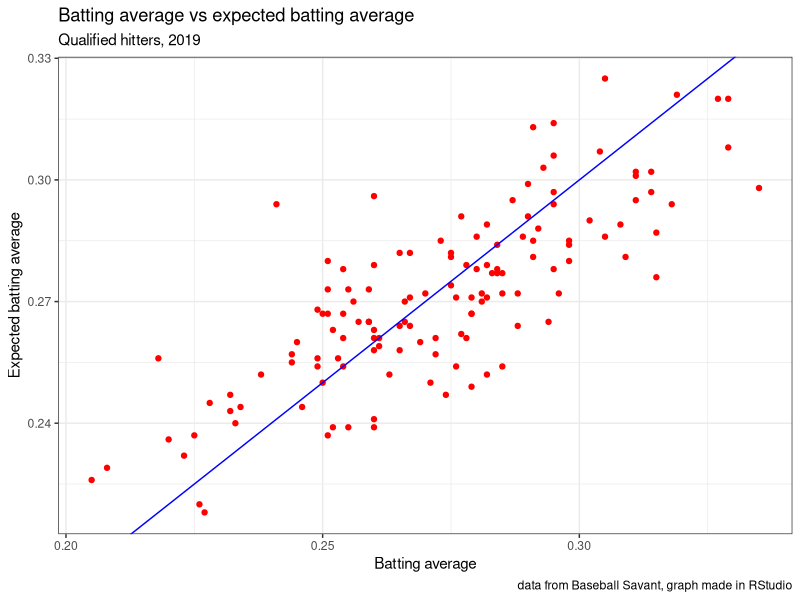
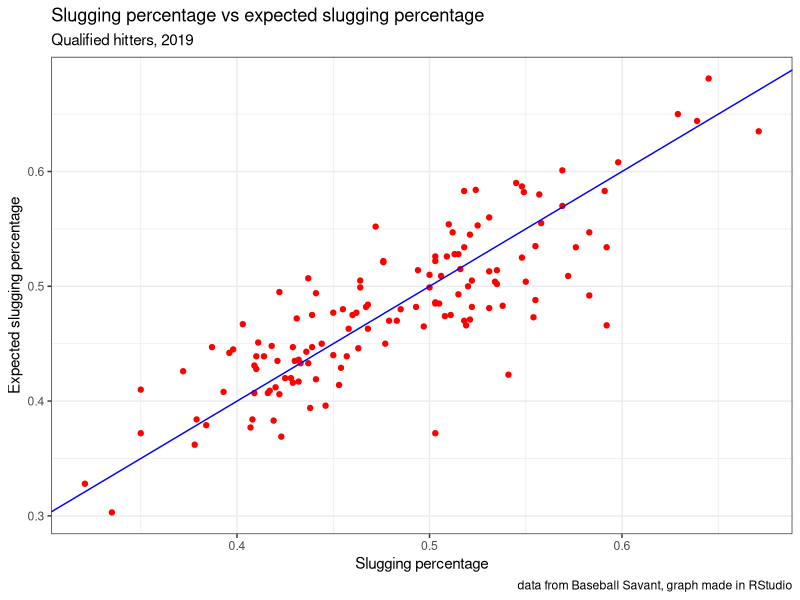
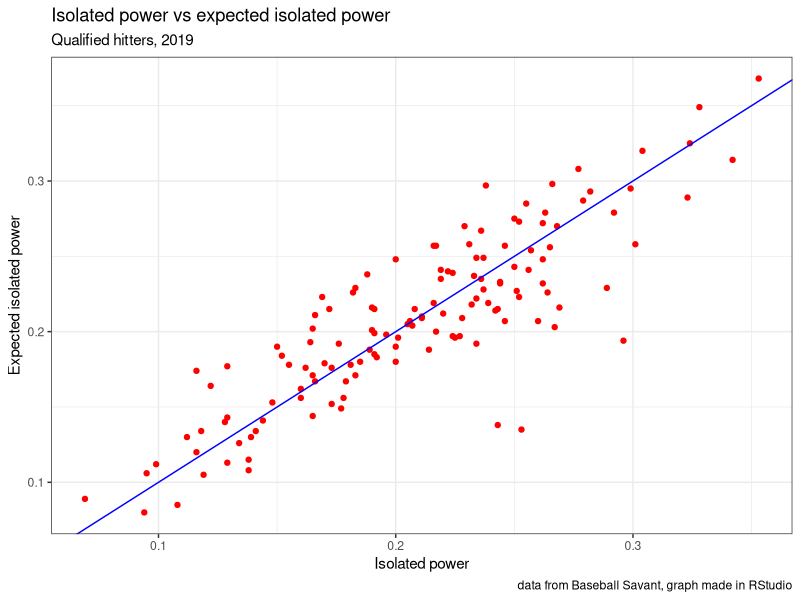
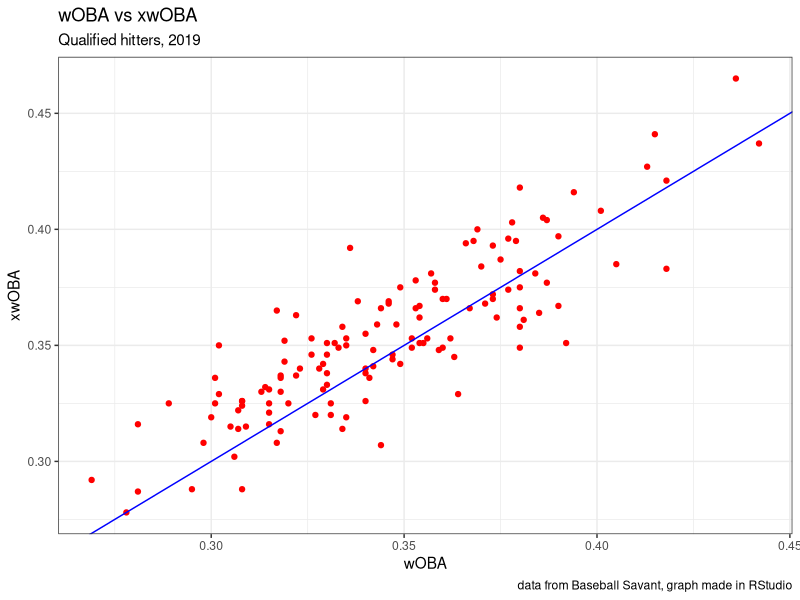

Here is the R script that generated these plots, in order:
library(tidyverse)
hitterluck <- read_csv(file = 'hitterluck.csv')
view(hitterluck)

plot1<-
  ggplot(data=hitterluck)+
  geom_point(mapping = aes(x = batting_avg , y = xba), col = "red") +
  geom_abline(data = hitterluck, aes(intercept = 0, slope = 1), col = 'blue') +
  labs(
    x="Batting average",
    y="Expected batting average",
    title = "Batting average vs expected batting average",
    subtitle = "Qualified hitters, 2019",
    caption="data from Baseball Savant, graph made in RStudio") +
  theme_bw()
plot1

plot2<-
  ggplot(data=hitterluck)+
  geom_point(mapping = aes(x = slg_percent , y = xslg), col = "red") +
  geom_abline(data = hitterluck, aes(intercept = 0, slope = 1), col = 'blue') +
  labs(
    x="Slugging percentage",
    y="Expected slugging percentage",
    title = "Slugging percentage vs expected slugging percentage",
    subtitle = "Qualified hitters, 2019",
    caption="data from Baseball Savant, graph made in RStudio") +
  theme_bw()
plot2

plot3<-
  ggplot(data=hitterluck)+
  geom_point(mapping = aes(x = isolated_power , y = xiso), col = "red") +
  geom_abline(data = hitterluck, aes(intercept = 0, slope = 1), col = 'blue') +
  labs(
    x="Isolated power",
    y="Expected isolated power",
    title = "Isolated power vs expected isolated power",
    subtitle = "Qualified hitters, 2019",
    caption="data from Baseball Savant, graph made in RStudio") +
  theme_bw()
plot3

plot4<-
  ggplot(data=hitterluck)+
  geom_point(mapping = aes(x = woba , y = xwoba), col = "red") +
  geom_abline(data = hitterluck, aes(intercept = 0, slope = 1), col = 'blue') +
  labs(
    x="wOBA",
    y="xwOBA",
    title = "wOBA vs xwOBA",
    subtitle = "Qualified hitters, 2019",
    caption="data from Baseball Savant, graph made in RStudio") +
  theme_bw()
plot4
